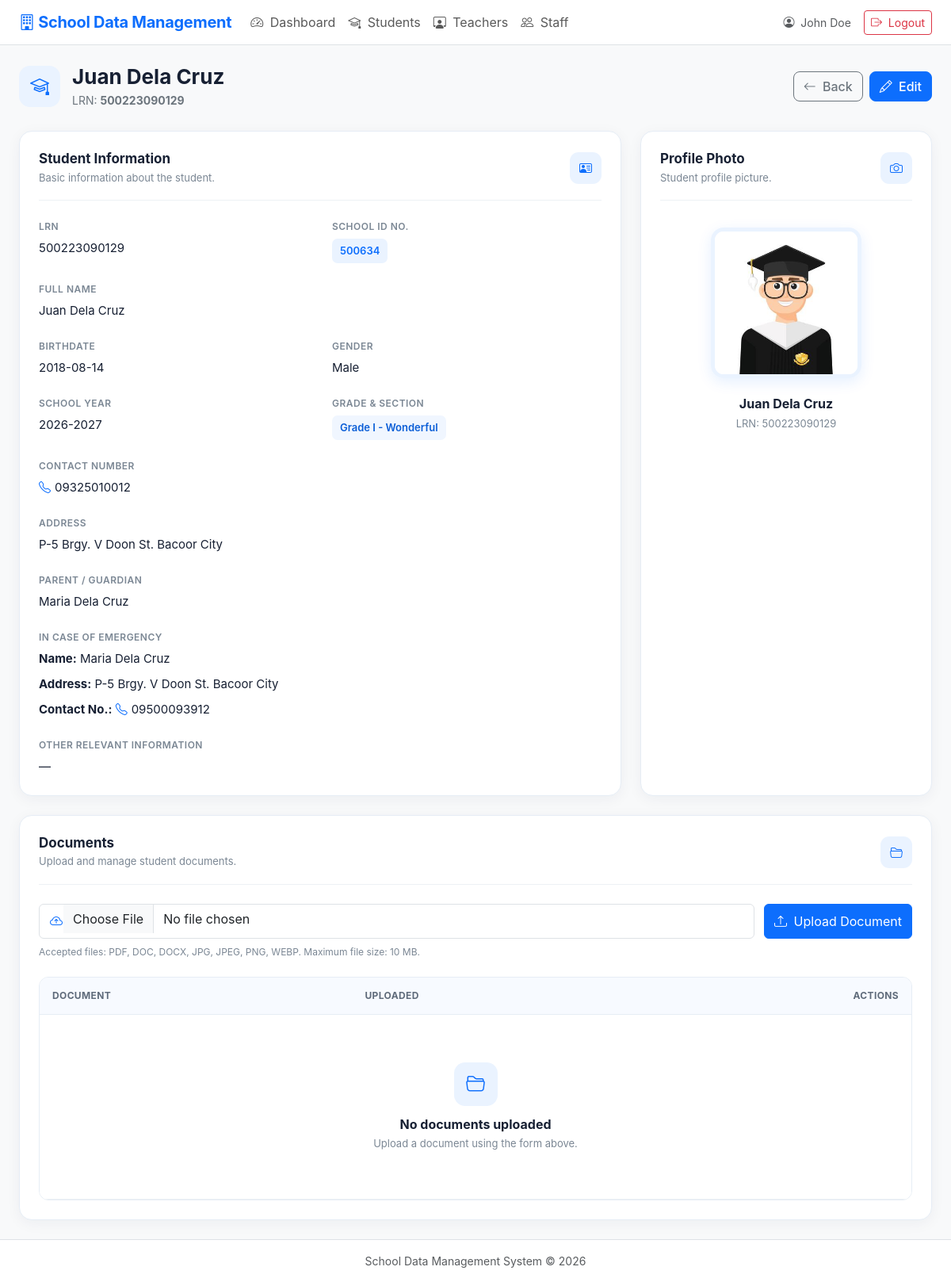
/student_view.php?id=2 (signed in), run on the app's committed database.
### tables this page shows
CREATE TABLE `students` (
  `id` int(10) UNSIGNED NOT NULL,
  `lrn` varchar(12) DEFAULT NULL,
  `photo` varchar(255) DEFAULT NULL,
  `full_name` varchar(150) NOT NULL,
  `date_of_birth` date DEFAULT NULL,
  `gender` varchar(30) DEFAULT NULL,
  `address` text DEFAULT NULL,
  `contact_number` varchar(50) DEFAULT NULL,
  `parent_guardian` varchar(150) DEFAULT NULL,
  `grade_section` varchar(100) DEFAULT NULL,
  `other_info` text DEFAULT NULL,
  `created_at` timestamp NOT NULL DEFAULT current_timestamp(),
  `updated_at` timestamp NOT NULL DEFAULT current_timestamp() ON UPDATE current_timestamp(),
  `school_id` varchar(6) NOT NULL DEFAULT '500634',
  `school_year` varchar(9) DEFAULT NULL,
  `emergency_name` varchar(100) DEFAULT NULL,
  `emergency_address` text DEFAULT NULL,
  `emergency_contact` varchar(11) DEFAULT NULL
);

### config.php (called while the page is built, shortened)
<?php
function e($value) {
    return htmlspecialchars((string)$value, ENT_QUOTES, 'UTF-8');
}
?>

### student_view.php (the view, shortened to what this page needs)
<?php
require_once __DIR__ . '/config.php';
$id = (int)($_GET['id'] ?? 0);
$stmt = $pdo->prepare("SELECT * FROM students WHERE id = ?");
$stmt->execute([$id]);
$r = $stmt->fetch();
$stmt = $pdo->prepare("
    SELECT *
    FROM documents
    WHERE owner_type = ?
    AND owner_id = ?
    ORDER BY uploaded_at DESC
");
$stmt->execute(['student', $id]);
$docs = $stmt->fetchAll();
include __DIR__ . '/header.php';
?>
<link rel="stylesheet" href="assets/student-view.css">
<div class="student-view-header">
    <div class="student-heading">
        <div class="student-heading-icon">
            <i class="bi bi-mortarboard"></i>
        </div>
        <div>
            <h2 class="student-title">
                <?= e($r['full_name']) ?>
            </h2>
            <p class="student-subtitle">
                LRN:
                <strong>
                    <?= !empty($r['lrn']) ? e($r['lrn']) : '—' ?>
                </strong>
            </p>
        </div>
    </div>
    <div class="student-header-actions">
        <a
            href="students.php"
            class="btn btn-outline-secondary"
        >
            <i class="bi bi-arrow-left me-1"></i>
            Back
        </a>
        <a
            href="student_form.php?id=<?= $id ?>"
            class="btn btn-primary"
        >
            <i class="bi bi-pencil me-1"></i>
            Edit
        </a>
    </div>
</div>
<div class="row g-4">
    <div class="col-lg-8">
        <div class="student-card">
            <div class="student-card-header">
                <div>
                    <h5>
                        Student Information
                    </h5>
                    <p>
                        Basic information about the student.
                    </p>
                </div>
                <div class="student-card-icon">
                    <i class="bi bi-person-vcard"></i>
                </div>
            </div>
            <div class="student-info-grid">
                <div class="student-info-item">
                    <span class="student-info-label">
                        LRN
                    </span>
                    <span class="student-info-value">
                        <?= !empty($r['lrn'])
                            ? e($r['lrn'])
                            : '—' ?>
                    </span>
                </div>
                <div class="student-info-item">
                    <span class="student-info-label">
                        School ID No.
                    </span>
                    <span class="student-info-value">
                        <span class="student-id-badge">
                            <?= e($r['school_id'] ?? '500634') ?>
                        </span>
                    </span>
                </div>
                <div class="student-info-item student-info-full">
                    <span class="student-info-label">
                        Full Name
                    </span>
                    <span class="student-info-value">
                        <?= e($r['full_name']) ?>
                    </span>
                </div>
                <div class="student-info-item">
                    <span class="student-info-label">
                        Birthdate
                    </span>
                    <span class="student-info-value">
                        <?= !empty($r['date_of_birth'])
                            ? e($r['date_of_birth'])
                            : '—' ?>
                    </span>
                </div>
                <div class="student-info-item">
                    <span class="student-info-label">
                        Gender
                    </span>
                    <span class="student-info-value">
                        <?= !empty($r['gender'])
                            ? e($r['gender'])
                            : '—' ?>
                    </span>
                </div>
                <div class="student-info-item">
                    <span class="student-info-label">
                        School Year
                    </span>
                    <span class="student-info-value">
                        <?= !empty($r['school_year'])
                            ? e($r['school_year'])
                            : '—' ?>
                    </span>
                </div>
                <div class="student-info-item">
                    <span class="student-info-label">
                        Grade & Section
                    </span>
                    <span class="student-info-value">
                        <?php if (!empty($r['grade_section'])): ?>
                            <span class="grade-badge">
                                <?= e($r['grade_section']) ?>
                            </span>
                        <?php else: ?>
                            —
                        <?php endif; ?>
                    </span>
                </div>
                <div class="student-info-item">
                    <span class="student-info-label">
                        Contact Number
                    </span>
                    <span class="student-info-value">
                        <?php if (!empty($r['contact_number'])): ?>
                            <span class="student-contact">
                                <i class="bi bi-telephone"></i>
                                <?= e($r['contact_number']) ?>
                            </span>
                        <?php else: ?>
                            —
                        <?php endif; ?>
                    </span>
                </div>
                <div class="student-info-item student-info-full">
                    <span class="student-info-label">
                        Address
                    </span>
                    <span class="student-info-value">
                        <?= !empty($r['address'])
                            ? nl2br(e($r['address']))
                            : '—' ?>
                    </span>
                </div>
                <div class="student-info-item student-info-full">
                    <span class="student-info-label">
                        Parent / Guardian
                    </span>
                    <span class="student-info-value">
                        <?= !empty($r['parent_guardian'])
                            ? e($r['parent_guardian'])
                            : '—' ?>
                    </span>
                </div>
                <div class="student-info-item student-info-full">
                    <span class="student-info-label">
                        In Case of Emergency
                    </span>
                    <div class="student-info-value">
                        <div class="mb-2">
                            <strong>Name:</strong>
                            <?= !empty($r['emergency_name'])
                                ? e($r['emergency_name'])
                                : '—' ?>
                        </div>
                        <div class="mb-2">
                            <strong>Address:</strong>
                            <?= !empty($r['emergency_address'])
                                ? nl2br(e($r['emergency_address']))
                                : '—' ?>
                        </div>
                        <div>
                            <strong>Contact No.:</strong>
                            <?php if (!empty($r['emergency_contact'])): ?>
                                <span class="student-contact">
                                    <i class="bi bi-telephone"></i>
                                    <?= e($r['emergency_contact']) ?>
                                </span>
                            <?php else: ?>
                                —
                            <?php endif; ?>
                        </div>
                    </div>
                </div>
                <div class="student-info-item student-info-full">
                    <span class="student-info-label">
                        Other Relevant Information
                    </span>
                    <span class="student-info-value">
                        <?= !empty($r['other_info'])
                            ? nl2br(e($r['other_info']))
                            : '—' ?>
                    </span>
                </div>
            </div>
        </div>
    </div>
    <div class="col-lg-4">
        <div class="student-card profile-card">
            <div class="student-card-header">
                <div>
                    <h5>
                        Profile Photo
                    </h5>
                    <p>
                        Student profile picture.
                    </p>
                </div>
                <div class="student-card-icon">
                    <i class="bi bi-camera"></i>
                </div>
            </div>
            <div class="profile-photo-wrapper">
                <?php if (!empty($r['photo'])): ?>
                    <img
                        src="<?= e($r['photo']) ?>"
                        class="student-profile-photo"
                        alt="<?= e($r['full_name']) ?>"
                    >
                <?php else: ?>
                    <div class="student-profile-placeholder">
                        <i class="bi bi-person"></i>
                    </div>
                <?php endif; ?>
            </div>
            <div class="profile-name">
                <?= e($r['full_name']) ?>
            </div>
            <div class="profile-id">
                LRN:
                <?= !empty($r['lrn'])
                    ? e($r['lrn'])
                    : '—' ?>
            </div>
        </div>
    </div>
</div>
<div class="student-card documents-card">
    <div class="student-card-header">
        <div>
            <h5>
                Documents
            </h5>
            <p>
                Upload and manage student documents.
            </p>
        </div>
        <div class="student-card-icon">
            <i class="bi bi-folder2-open"></i>
        </div>
    </div>
    <form
        method="post"
        enctype="multipart/form-data"
        class="document-upload-form"
    >
        <div class="document-input-wrapper">
            <i class="bi bi-cloud-arrow-up"></i>
            <input
                class="form-control"
                type="file"
                name="document"
                accept=".pdf,.doc,.docx,.jpg,.jpeg,.png,.webp"
                required
            >
        </div>
        <button
            type="submit"
            class="btn btn-primary document-upload-btn"
            name="upload_document"
            value="1"
        >
            <i class="bi bi-upload me-1"></i>
            Upload Document
        </button>
    </form>
    <div class="document-help">
        Accepted files: PDF, DOC, DOCX, JPG, JPEG, PNG, WEBP.
        Maximum file size: 10 MB.
    </div>
    <div class="documents-table-wrapper">
        <div class="table-responsive">
            <table class="table student-documents-table align-middle mb-0">
                <thead>
                    <tr>
                        <th>Document</th>
                        <th>Uploaded</th>
                        <th class="text-end">Actions</th>
                    </tr>
                </thead>
                <tbody>
                    <?php if (!empty($docs)): ?>
                        <?php foreach ($docs as $d): ?>
                            <tr>
                                <td>
                                    <div class="document-name">
                                        <div class="document-icon">
                                            <i class="bi bi-file-earmark"></i>
                                        </div>
                                        <div>
                                            <div class="fw-semibold">
                                                <?= e($d['document_name']) ?>
                                            </div>
                                            <?php if (!empty($d['file_type'])): ?>
                                                <small class="text-muted">
                                                    <?= e($d['file_type']) ?>
                                                </small>
                                            <?php endif; ?>
                                        </div>
                                    </div>
                                </td>
                                <td>
                                    <span class="document-date">
                                        <i class="bi bi-calendar3 me-1"></i>
                                        <?= e($d['uploaded_at']) ?>
                                    </span>
                                </td>
                                <td>
                                    <div class="document-actions">
                                        <a
                                            href="<?= e($d['file_path']) ?>"
                                            target="_blank"
                                            class="btn btn-sm btn-outline-primary"
                                            title="View or Download"
                                        >
                                            <i class="bi bi-eye"></i>
                                            <span>View</span>
                                        </a>
                                        <a
                                            href="delete_document.php?id=<?= (int)$d['id'] ?>&return=student_view.php%3Fid%3D<?= $id ?>"
                                            class="btn btn-sm btn-outline-danger"
                                            data-confirm="Delete this document?"
                                            title="Delete Document"
                                        >
                                            <i class="bi bi-trash"></i>
                                            <span>Delete</span>
                                        </a>
                                    </div>
                                </td>
                            </tr>
                        <?php endforeach; ?>
                    <?php else: ?>
                        <tr>
                            <td colspan="3">
                                <div class="documents-empty">
                                    <div class="documents-empty-icon">
                                        <i class="bi bi-folder2-open"></i>
                                    </div>
                                    <h6>
                                        No documents uploaded
                                    </h6>
                                    <p>
                                        Upload a document using the form above.
                                    </p>
                                </div>
                            </td>
                        </tr>
                    <?php endif; ?>
                </tbody>
            </table>
        </div>
    </div>
</div>
<?php include 'footer.php'; ?>

### assets/style.css (style rules this page uses)
body { font-family: Inter, system-ui, -apple-system, "Segoe UI", sans-serif; }
.table td, .table th { vertical-align: middle; }

### assets/navigation.css (style rules this page uses)
html, body { min-height: 100%; }
body { display: flex; flex-direction: column; min-height: 100vh; }

### data on the page
students: full_name "Juan Dela Cruz", lrn "500223090129", school "500634", date_of_birth "2018-08-14", gender "Male", school_year "2026-2027", grade_section "Grade I - Wonderful", contact_number "09325010012", address "P-5 Brgy. V Doon St. Bacoor City", parent_guardian "Maria Dela Cruz", emergency_name "Maria Dela Cruz", emergency_address "P-5 Brgy. V Doon St. Bacoor City", emergency_contact "09500093912", photo (picture)

### other printed values
$_SESSION['full_name'] "John Doe"
